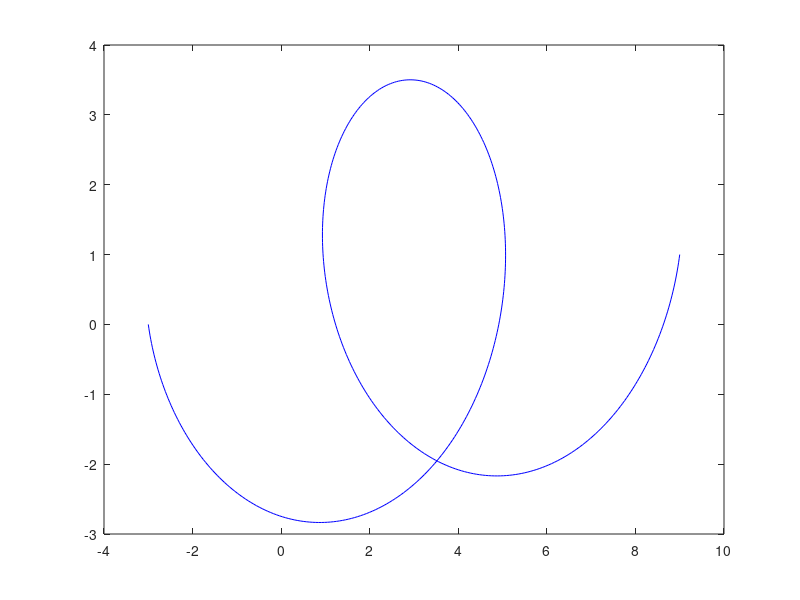

Here is the MATLAB script that generated this plot: (Note: this script raises an error after producing the figure.)
% self intersecting curves eigenvector analysis
number_eigenvector=8;

N=501;
th=linspace(-pi,2*pi,N);
R=3;
x=R*cos(th)+linspace(0,6,N);
y=R*sin(th)+linspace(0,1,N);
plot(x,y,'b');
X_selfintersect=[x',y'];
[A_selfintersect,W_selfintersect] = PBC_main(X_selfintersect,20,0.9,3,number_eigenvector);
% W: eigenvector
%scatter(X_selfintersect(:,1),X_selfintersect(:,2),3,W_selfintersect(:,1))

% Circle eigenvector
th = 0:pi/250:2*pi;
xunit = 1 * cos(th) ;
yunit = 1 * sin(th) ;
X_circle=[xunit',yunit'];
[A_circle,W_circle] = PBC_main(X_circle,20,0.9,3,number_eigenvector);
%scatter(X_circle(:,1),X_circle(:,2),3,W_circle(:,1))
%norm(W_circle-W_selfintersect,2)
sum(W_circle(:,1).*W_selfintersect(:,1))
sum(W_circle(:,2).*W_selfintersect(:,2))
sum(W_circle(:,3).*W_selfintersect(:,3))
sum(W_circle(:,4).*W_selfintersect(:,4))
sum(W_circle(:,5).*W_selfintersect(:,5))
sum(W_circle(:,6).*W_selfintersect(:,6))
sum(W_circle(:,7).*W_selfintersect(:,7))
sum(W_circle(:,8).*W_selfintersect(:,8))


% Circle opening a gap.
th = 0:(pi/500*1):(1*pi);
xunit = 1 * cos(th) ;
yunit = 1 * sin(th) ;
X_opencircle=[xunit',yunit'];
[A_opencircle,W_opencircle] = PBC_main(X_opencircle,20,0.9,3,number_eigenvector);
%scatter(X_opencircle(:,1),X_opencircle(:,2),3,W_opencircle(:,1))
%norm(W_opencircle-W_selfintersect,2)
sum(W_opencircle(:,1).*W_selfintersect(:,1))
sum(W_opencircle(:,2).*W_selfintersect(:,2))
sum(W_opencircle(:,3).*W_selfintersect(:,3))
sum(W_opencircle(:,4).*W_selfintersect(:,4))
sum(W_opencircle(:,5).*W_selfintersect(:,5))
sum(W_opencircle(:,6).*W_selfintersect(:,6))
sum(W_opencircle(:,7).*W_selfintersect(:,7))
sum(W_opencircle(:,8).*W_selfintersect(:,8))

